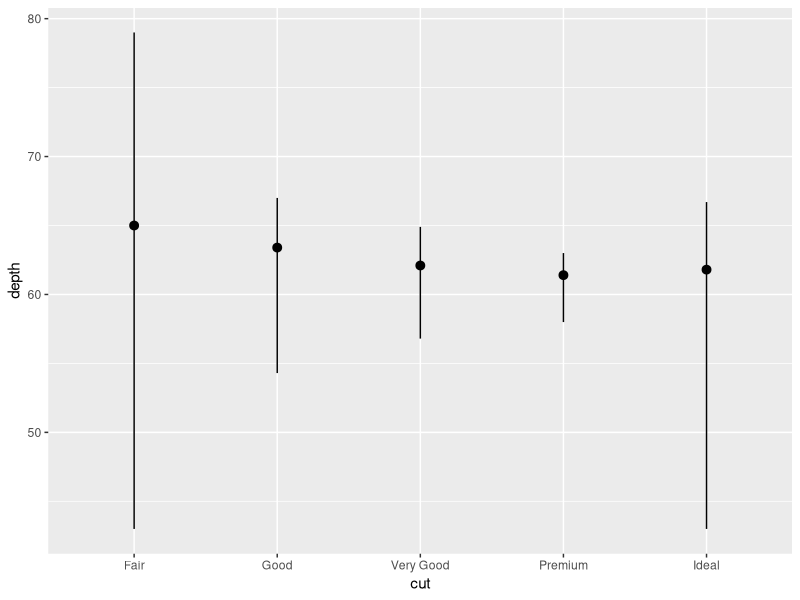

Generate this figure with R:
## setwd('C:/Users/Sky/Documents/R/win-library/3.4')

####### Basic R Review Chapter 3

library(tidyverse)

p1 <- ggplot(data = mpg) + 
  ## Mapping argument: Defines how variables in your ds are mapped to visual properties
  geom_point(mapping = aes(x = displ, y = hwy))

## This looks the same w/o the mapping argument
p2 <- ggplot(data = mpg, aes(x = displ, y = hwy)) +
  geom_point()

####### Aesthetic mappings

p3 <- ggplot(data = mpg) +
  geom_point(mapping = aes(x = displ, y = hwy, color = class))

p4 <- ggplot(data = mpg) + 
  geom_point(mapping = aes(x = displ, y = hwy, size = class))

p5 <- ggplot(data = mpg) + 
  geom_point(mapping = aes(x = displ, y = hwy, alpha = class))

p6 <- ggplot(data = mpg) + 
  geom_point(mapping = aes(x = displ, y = hwy, shape = class))

## Facets

p7 <- ggplot(data = mpg) + 
  geom_point(mapping = aes(x = displ, y = hwy)) + 
  facet_wrap(~ class, nrow = 2)

p8 <- ggplot(data = mpg) + 
  geom_point(mapping = aes(x = displ, y = hwy)) + 
  facet_grid(drv ~ cyl)

p9 <- ggplot(data = mpg) + 
  geom_point(mapping = aes(x = displ, y = hwy)) + 
  facet_grid(. ~ cyl)

## Creating smooth lines (LOESS)

p10 <- ggplot(data = mpg) + 
  geom_smooth(mapping = aes(x = displ, y = hwy))

## Split LOESS line by drv values (3 total)
p11 <- ggplot(data = mpg) + 
  geom_smooth(mapping = aes(x = displ, y = hwy, linetype = drv))

p12 <- ggplot(data = mpg) +
  geom_smooth(mapping = aes(x = displ,y = hwy, linetype = drv, color = drv)
              , show.legend = FALSE)

p13 <- ggplot(data = mpg) +
  geom_point(mapping = aes(x = displ, y = hwy)) + 
  geom_smooth(mapping = aes(x = displ, y = hwy)) +
  theme_bw()

## p13 = p14
p14 <- ggplot(data = mpg, mapping = aes(x = displ, y = hwy)) + 
  geom_point() + 
  geom_smooth() +
  theme_bw()

p15 <- ggplot(data = mpg, mapping = aes(x = displ, y = hwy)) + 
  geom_point(aes(color = drv)) + 
  geom_smooth(aes(linetype = drv)) +
  theme_bw()

p16 <- ggplot(data = mpg, mapping = aes(x = displ, y = hwy)) + 
  geom_point(aes(color = drv)) + 
  geom_smooth() +
  theme_bw()

####### Statistical transformations

p17 <- ggplot(data = diamonds) + 
  stat_count(mapping = aes(x = cut))

## Change stat count to proportion values 

p18 <- ggplot(data = diamonds) + 
  geom_bar(mapping = aes(x = cut, y = ..prop.., group = 10))

demo <- tribble(
  ~cut,         ~freq,
  "Fair",       1610,
  "Good",       4906,
  "Very Good",  12082,
  "Premium",    13791,
  "Ideal",      21551
)

## You can generally use geoms and stats interchangeably

p19 <- ggplot(data = demo) +
  geom_bar(mapping = aes(x = cut, y = freq), stat = "identity")

## Review ggplot2 cheatsheet for more stat f(x)

p20 <- ggplot(data = diamonds) + 
  stat_summary(
    mapping = aes(x = cut, y = depth),
    fun.ymin = min,
    fun.ymax = max,
    fun.y = median
  )
p20
####### Position adjustments

p21 <- ggplot(data = diamonds) + 
  geom_bar(mapping = aes(x = cut, colour = cut))

p22 <- ggplot(data = diamonds) + 
  geom_bar(mapping = aes(x = cut, fill = cut))

## Pos Adjustments: identity, dodge, fill

p23 <- ggplot(data = diamonds, mapping = aes(x = cut, fill = clarity)) + 
  geom_bar(alpha = 1/5, position = "identity")

p24 <- ggplot(data = diamonds, mapping = aes(x = cut, colour = clarity)) + 
  geom_bar(fill = NA, position = "identity")

p25 <- ggplot(data = diamonds, mapping = aes(x = cut, fill = clarity)) + 
  geom_bar(alpha = 1/5, position = "stack")

p26 <- ggplot(data = diamonds, aes(x = cut, colour = clarity)) + 
  geom_bar(fill = NA, position = "stack")

p27 <- ggplot(data = diamonds) + 
  geom_bar(aes(x = cut, fill = clarity), position = "dodge")

p28 <- ggplot(data = diamonds, aes(x = cut, fill = clarity)) + 
  geom_bar(position = "dodge")

## Adding randomness seems like a strange way to improve your plot
## position = "jitter" to scatterplot especially if it's clustered

p29 <- ggplot(data = mpg) + 
  geom_point(mapping = aes(x = displ, y = hwy), position = "jitter")

## No jitter
p30 <- ggplot(data = mpg) + 
  geom_point(mapping = aes(x = displ, y = hwy))

####### Coordinate Systems











